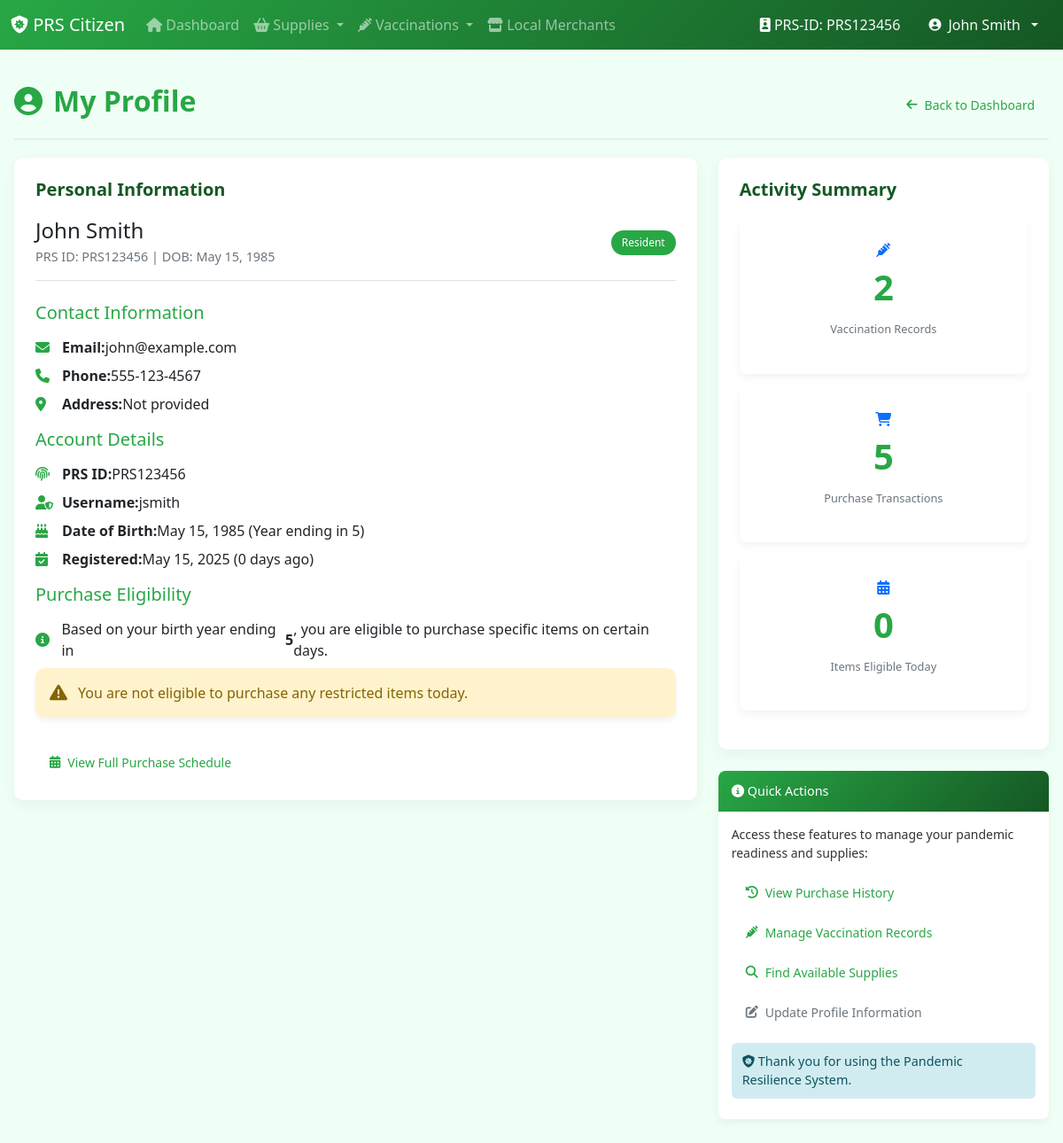
The app's page /Citizen/citizen_profile.php (signed in) with its own data.
### tables this page shows
CREATE TABLE Users (
    user_id INT AUTO_INCREMENT PRIMARY KEY,
    prs_id VARCHAR(10) UNIQUE NOT NULL,
    full_name VARCHAR(100) NOT NULL,
    national_id VARCHAR(50) UNIQUE,
    dob DATE,
    role ENUM('Admin', 'Official', 'Merchant', 'Citizen', 'Pending') NOT NULL,
    username VARCHAR(50) UNIQUE NOT NULL,
    password VARCHAR(255) NOT NULL,
    email VARCHAR(100),
    phone VARCHAR(20),
    address TEXT,
    is_visitor TINYINT(1) DEFAULT 0,
    created_at TIMESTAMP DEFAULT CURRENT_TIMESTAMP,
    last_login TIMESTAMP NULL
);

### Citizen/citizen_profile.php (the view, shortened to what this page needs)
<?php
$host = 'localhost';
$db = 'CovidSystem';
$user = 'root';
$pass = '';
try {
    $pdo = new PDO("mysql:host=$host;dbname=$db;charset=utf8mb4", $user, $pass);
    $pdo->setAttribute(PDO::ATTR_ERRMODE, PDO::ERRMODE_EXCEPTION);
    $stmt = $pdo->prepare("SELECT * FROM Users WHERE user_id = ?");
    $stmt->execute([$_SESSION['user_id']]);
    $user = $stmt->fetch(PDO::FETCH_ASSOC);
    $user_id = $user['user_id'];
    $stmt = $pdo->prepare("SELECT COUNT(*) FROM vaccination_records WHERE user_id = ?");
    $stmt->execute([$user_id]);
    $vaccination_count = $stmt->fetchColumn();
    $stmt = $pdo->prepare("SELECT COUNT(*) FROM purchases WHERE user_id = ?");
    $stmt->execute([$user_id]);
    $purchase_count = $stmt->fetchColumn();
    $registration_date = new DateTime($user['created_at']);
    $now = new DateTime();
    $days_registered = $registration_date->diff($now)->days;
    $today_day = date('N');
    $dob_year = date('Y', strtotime($user['dob']));
    $last_digit = substr($dob_year, -1);
    $stmt = $pdo->prepare("
        SELECT ci.item_id, ci.item_name FROM purchase_schedule ps
        JOIN critical_items ci ON ps.item_id = ci.item_id
        WHERE ps.day_of_week = ?
        AND FIND_IN_SET(?, ps.dob_year_ending) > 0
        AND CURDATE() BETWEEN ps.effective_from AND IFNULL(ps.effective_to, '9999-12-31')
    ");
    $stmt->execute([$today_day, $last_digit]);
    $eligible_items = $stmt->fetchAll(PDO::FETCH_ASSOC);
} catch (PDOException $e) {
    $_SESSION['error_message'] = "Database error: " . $e->getMessage();
    header("Location: dashboard_citizen.php");
    exit();
}
?>
<!DOCTYPE html>
<html lang="en">
<head>
    <link rel="stylesheet" href="https://cdn.jsdelivr.net/npm/bootstrap@5.3.0/dist/css/bootstrap.min.css">
    <link rel="stylesheet" href="https://cdnjs.cloudflare.com/ajax/libs/font-awesome/6.4.0/css/all.min.css">
    <link rel="stylesheet" href="../css/citizen_styles.css">
</head>
<body>
    <?php include 'citizen_navbar.php'; ?>
    <div class="container py-4">
        <div class="header d-flex justify-content-between align-items-center">
            <h2><i class="fas fa-user-circle"></i> My Profile</h2>
            <a href="dashboard_citizen.php" class="btn btn-outline-primary btn-sm">
                <i class="fas fa-arrow-left"></i> Back to Dashboard
            </a>
        </div>
        <div class="row">
            <div class="col-md-8 mb-4">
                <div class="card fade-in">
                    <div class="card-body">
                        <h5 class="card-title">Personal Information</h5>
                        <div class="merchant-info mb-4">
                            <div>
                                <h4 class="mb-1"><?php echo htmlspecialchars($user['full_name']); ?></h4>
                                <div class="merchant-details">
                                    PRS ID: <?php echo htmlspecialchars($user['prs_id']); ?> |
                                    DOB: <?php echo date('F j, Y', strtotime($user['dob'])); ?>
                                </div>
                            </div>
                            <span class="badge bg-<?php echo $user['is_visitor'] ? 'warning text-dark' : 'success'; ?>">
                                <?php echo $user['is_visitor'] ? 'Visitor' : 'Resident'; ?>
                            </span>
                        </div>
                        <div class="customer-details">
                            <h5>Contact Information</h5>
                            <p><i class="fas fa-envelope"></i> <strong>Email:</strong> <?php echo htmlspecialchars($user['email'] ?? 'Not provided'); ?></p>
                            <p><i class="fas fa-phone"></i> <strong>Phone:</strong> <?php echo htmlspecialchars($user['phone'] ?? 'Not provided'); ?></p>
                            <p><i class="fas fa-map-marker-alt"></i> <strong>Address:</strong> <?php echo htmlspecialchars($user['address'] ?? 'Not provided'); ?></p>
                        </div>
                        <div class="customer-details mt-3">
                            <h5>Account Details</h5>
                            <p><i class="fas fa-fingerprint"></i> <strong>PRS ID:</strong> <?php echo htmlspecialchars($user['prs_id']); ?></p>
                            <p><i class="fas fa-user-shield"></i> <strong>Username:</strong> <?php echo htmlspecialchars($user['username']); ?></p>
                            <p><i class="fas fa-birthday-cake"></i> <strong>Date of Birth:</strong> <?php echo date('F j, Y', strtotime($user['dob'])); ?> (Year ending in <?php echo substr(date('Y', strtotime($user['dob'])), -1); ?>)</p>
                            <p><i class="fas fa-calendar-check"></i> <strong>Registered:</strong> <?php echo date('F j, Y', strtotime($user['created_at'])); ?> (<?php echo $days_registered; ?> days ago)</p>
                        </div>
                        <div class="customer-details mt-3">
                            <h5>Purchase Eligibility</h5>
                            <p><i class="fas fa-info-circle"></i> Based on your birth year ending in <strong><?php echo substr(date('Y', strtotime($user['dob'])), -1); ?></strong>, you are eligible to purchase specific items on certain days.</p>
                            <?php if (count($eligible_items) > 0): ?>
                                <div class="alert alert-success p-3">
                                    <h6 class="mb-2"><i class="fas fa-check-circle"></i> Today's Eligible Items</h6>
                                    <ul class="mb-0">
                                    <?php foreach ($eligible_items as $item): ?>
                                        <li><?php echo htmlspecialchars($item['item_name']); ?></li>
                                    <?php endforeach; ?>
                                    </ul>
                                </div>
                            <?php else: ?>
                                <div class="alert alert-warning p-3">
                                    <i class="fas fa-exclamation-triangle"></i> You are not eligible to purchase any restricted items today.
                                </div>
                            <?php endif; ?>
                            <a href="citizen_purchase_schedule.php" class="btn btn-outline-primary btn-sm mt-2">
                                <i class="fas fa-calendar-alt"></i> View Full Purchase Schedule
                            </a>
                        </div>
                    </div>
                </div>
            </div>
            <div class="col-md-4">
                <div class="card fade-in mb-4">
                    <div class="card-body">
                        <h5 class="card-title">Activity Summary</h5>
                        <div class="stats-row flex-column">
                            <div class="stat-box">
                                <i class="fas fa-syringe text-primary mb-1"></i>
                                <p class="stat-value"><?php echo $vaccination_count; ?></p>
                                <p class="stat-label">Vaccination Records</p>
                            </div>
                            <div class="stat-box">
                                <i class="fas fa-shopping-cart text-primary mb-1"></i>
                                <p class="stat-value"><?php echo $purchase_count; ?></p>
                                <p class="stat-label">Purchase Transactions</p>
                            </div>
                            <div class="stat-box">
                                <i class="fas fa-calendar-alt text-primary mb-1"></i>
                                <p class="stat-value"><?php echo count($eligible_items); ?></p>
                                <p class="stat-label">Items Eligible Today</p>
                            </div>
                        </div>
                    </div>
                </div>
                <div class="panel fade-in">
                    <div class="panel-header">
                        <i class="fas fa-info-circle"></i> Quick Actions
                    </div>
                    <div class="panel-body">
                        <p class="small mb-3">Access these features to manage your pandemic readiness and supplies:</p>
                        <div class="d-grid gap-2">
                            <a href="citizen_purchase_history.php" class="btn btn-outline-primary btn-sm">
                                <i class="fas fa-history"></i> View Purchase History
                            </a>
                            <a href="citizen_vaccinations.php" class="btn btn-outline-primary btn-sm">
                                <i class="fas fa-syringe"></i> Manage Vaccination Records
                            </a>
                            <a href="citizen_find_supplies.php" class="btn btn-outline-primary btn-sm">
                                <i class="fas fa-search"></i> Find Available Supplies
                            </a>
                            <a href="#" class="btn btn-outline-secondary btn-sm" data-bs-toggle="modal" data-bs-target="#updateProfileModal">
                                <i class="fas fa-edit"></i> Update Profile Information
                            </a>
                        </div>
                        <div class="alert-item alert-info mt-3">
                            <i class="fas fa-shield-virus"></i> Thank you for using the Pandemic Resilience System.
                        </div>
                    </div>
                </div>
            </div>
        </div>
    </div>
</body>
</html>

### Citizen/citizen_navbar.php (shortened to what this page needs)
<?php
$current_page = basename($_SERVER['PHP_SELF']);
$user_name = '';
$prs_id = '';
if (isset($_SESSION['user_id'])) {
    try {
        global $pdo;
        $stmt = $pdo->prepare("SELECT full_name, prs_id FROM Users WHERE user_id = ?");
        $stmt->execute([$_SESSION['user_id']]);
        $user_info = $stmt->fetch(PDO::FETCH_ASSOC);
        if ($user_info) {
            $user_name = $user_info['full_name'];
            $prs_id = $user_info['prs_id'];
        }
    } catch (Exception $e) {
        if (isset($_SESSION['full_name'])) {
            $user_name = $_SESSION['full_name'];
        }
    }
}
?>
<nav class="navbar navbar-expand-lg navbar-dark" style="background: linear-gradient(135deg, #28a745 0%, #155724 100%);">
    <div class="container-fluid">
        <a class="navbar-brand" href="dashboard_citizen.php">
            <i class="fas fa-shield-virus"></i> PRS Citizen
        </a>
        <div class="collapse navbar-collapse" id="navbarContent">
            <ul class="navbar-nav me-auto mb-2 mb-lg-0">
                <li class="nav-item">
                    <a class="nav-link <?php echo $current_page == 'dashboard_citizen.php' ? 'active' : ''; ?>"
                       href="dashboard_citizen.php">
                        <i class="fas fa-home"></i> Dashboard
                    </a>
                </li>
                <li class="nav-item dropdown">
                    <a class="nav-link dropdown-toggle <?php echo in_array($current_page, ['citizen_find_supplies.php', 'citizen_purchase_schedule.php', 'citizen_purchase_history.php']) ? 'active' : ''; ?>"
                       href="#" id="suppliesDropdown" role="button" data-bs-toggle="dropdown" data-bs-auto-close="true" aria-expanded="false">
                        <i class="fas fa-shopping-basket"></i> Supplies
                    </a>
                </li>
                <li class="nav-item dropdown">
                    <a class="nav-link dropdown-toggle <?php echo in_array($current_page, ['citizen_vaccinations.php', 'citizen_vaccines.php', 'citizen_upload_vaccination.php']) ? 'active' : ''; ?>"
                       href="#" id="vaccinationDropdown" role="button" data-bs-toggle="dropdown" data-bs-auto-close="true" aria-expanded="false">
                        <i class="fas fa-syringe"></i> Vaccinations
                    </a>
                </li>
                <li class="nav-item">
                    <a class="nav-link" href="citizen_find_supplies.php">
                        <i class="fas fa-store"></i> Local Merchants
                    </a>
                </li>
            </ul>
            <div class="d-flex align-items-center gap-2">
                <?php if (isset($_SESSION['user_id'])): ?>
                    <?php if (!empty($prs_id)): ?>
                        <div class="navbar-text text-light d-none d-lg-block me-2">
                            <i class="fas fa-id-badge"></i> PRS-ID: <?php echo htmlspecialchars($prs_id); ?>
                        </div>
                    <?php endif; ?>
                    <div class="dropdown">
                        <a class="btn btn-outline-light dropdown-toggle"
                           href="#" id="userDropdown" role="button" data-bs-toggle="dropdown" data-bs-auto-close="true" aria-expanded="false">
                            <i class="fas fa-user-circle"></i>
                            <?php echo !empty($user_name) ? htmlspecialchars($user_name) : 'User'; ?>
                        </a>
                    </div>
                <?php endif; ?>
            </div>
        </div>
    </div>
</nav>

### records on screen
users: prs "PRS123456", full_name "John Smith", dob "May 15, 1985", email "john@example.com", phone "555-123-4567", address "Not provided", username "jsmith", dob "5", created_at "May 15, 2025"

### other values on screen
$vaccination_count "2"
$purchase_count "5"
count($eligible_items) "0"
